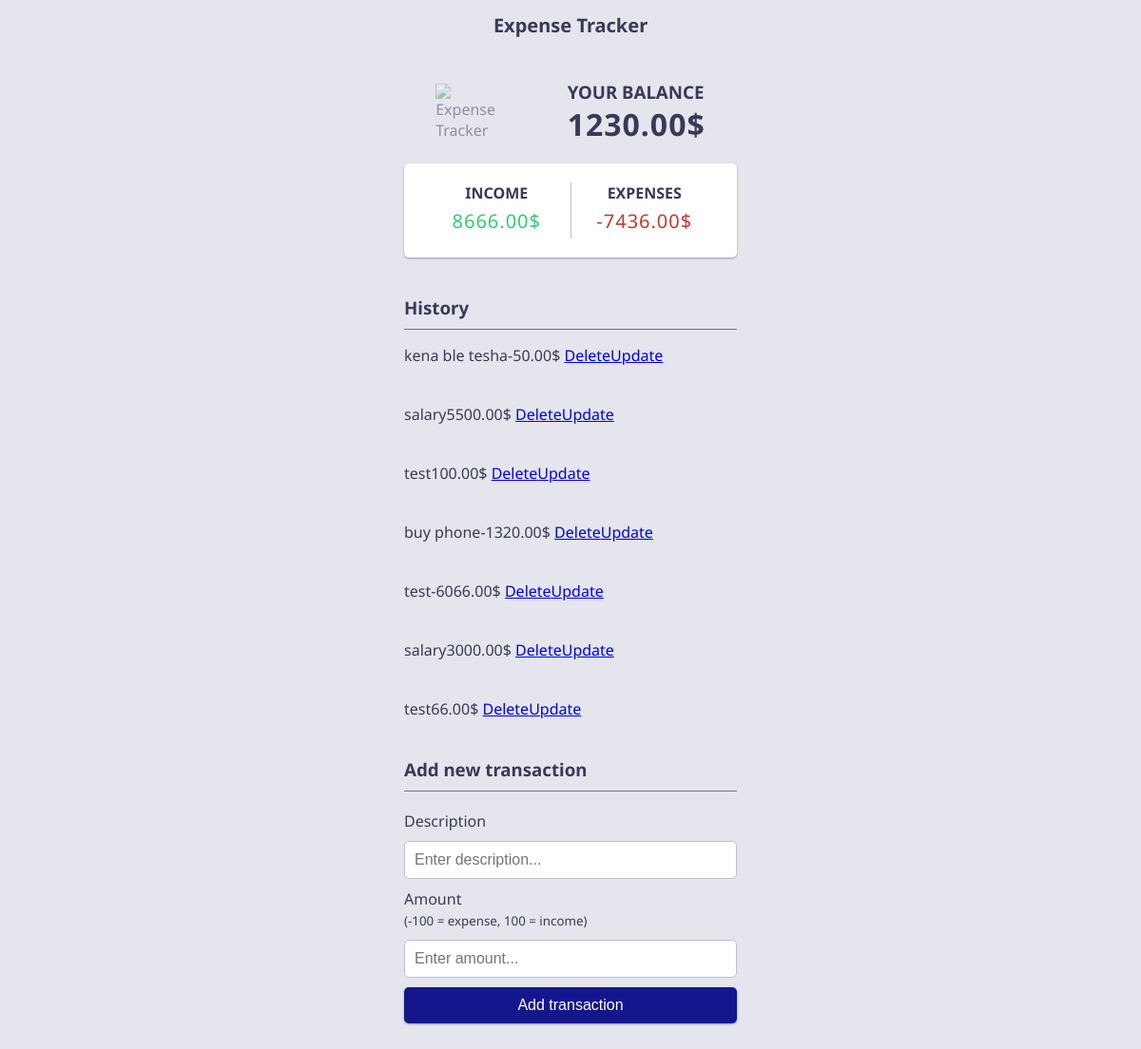
The page / on the database its author committed.
### expensetracker/models.py (models this page shows, shortened)
class expensive(models.Model):
    description=models.CharField(max_length=255)
    amount=models.DecimalField(max_digits=10, decimal_places=2)

### expensetracker/views.py (the view)
# urls.py: 2. Add a URL to urlpatterns:  path('', views.home, name='home')
def home(request):
    if request.method == 'POST':
        description = request.POST['description']
        amount = request.POST['amount']
        ex = expensive.objects.create(description=description, amount=amount)
        ex.save()
    e = expensive.objects.all()
    total_income = sum(expense.amount for expense in e if expense.amount > 0)
    total_expenses = abs(sum(expense.amount for expense in e if expense.amount < 0))
    balance = total_income - total_expenses
    return render(request, 'home.html',
                  {'e': e, 'total_income': total_income, 'total_expenses': total_expenses, 'balance': balance})

### templates/home.html (shortened to what this page needs)
<!DOCTYPE html>
<html lang="en">
<head>
</head>
<body>
    <h1>Expense Tracker</h1>
    <div class="container">
      <div class="header">
        <img
          src="https://i.ibb.co/jfScDTC/budget.png"
          alt="Expense Tracker"
        />
        <div class="balance-container">
          <h2>Your Balance</h2>
          <h2 id="balance" class="balance">{{ balance }}$</h2>
        </div>
      </div>
      <div class="inc-exp-container">
        <div>
          <h4>Income</h4>
          <p id="money-plus" class="money plus">{{ total_income }}$</p>
        </div>
        <div>
          <h4>Expenses</h4>
          <p id="money-minus" class="money minus">-{{ total_expenses }}$</p>
        </div>
      </div>
      <h3>History</h3>
        {% for i in e %}
      <ul id="list" class="list" style="padding-right: 25px">{{ i.description }}{{ i.amount }}$  <a href="{% url 'delete_expense' i.id %}">Delete</a><a href="{% url 'update_expense' i.id %}">Update</a></ul>
        {% endfor %}
      <h3>Add new transaction</h3>
      <form id="form" method="post">
        <div class="form-control">
          <label for="text">Description</label>
          <input type="text" id="text" name="description" placeholder="Enter description..." />
        </div>
        <div class="form-control">
          <label for="amount"
            >Amount <br />
            <small>(-100 = expense, 100 = income)</small></label
          >
          <input type="number" id="amount"  name='amount' placeholder="Enter amount..." />
        </div>
        <button class="btn">Add transaction</button>
      </form>
    </div>
</body>
</html>

### templates/home.html (style rules this page uses)
:root { --main-color: #13168d; --secondary-color: #393a57; --ternary-color: #486ba6; --box-shadow: 0 1px 3px rgba(0, 0, 0, 0.12), 0 1px 2px rgba(0, 0, 0, 0.24); --background-color: #e5e6ed; --background-secondary-color: #fff; --border-color: #80717f; --border-secondary-color: #bcc0cb; --plus-color: #2ecc71; --minus-color: #c0392b; }
* { box-sizing: border-box; }
body { background-color: var(--background-color); color: var(--secondary-color); font-family: "Noto Sans", sans-serif; display: flex; flex-direction: column; align-items: center; justify-content: center; min-height: 100vh; margin: 0; }
.header { display: flex; align-items: center; justify-content: space-around; }
.header img { width: 4.5rem; width: 4.5rem; opacity: 0.5; }
.balance-container { display: flex; flex-direction: column; }
.container { margin: 30px auto; width: 350px; }
h1 { font-size: 1.25rem; }
h2 { font-size: 1.17rem; }
.balance { letter-spacing: 1px; margin: 0; font-size: 2rem; }
h3 { border-bottom: 1px solid var(--border-color); padding-bottom: 10px; margin: 40px 0 10px; }
h2, h4 { margin: 0; text-transform: uppercase; }
.inc-exp-container { background-color: var(--background-secondary-color); box-shadow: var(--box-shadow); padding: 20px; display: flex; justify-content: space-between; margin: 20px 0; border-radius: 5px; }
.inc-exp-container > div { flex: 1; text-align: center; }
.inc-exp-container > div:first-of-type { border-right: 1px solid var(--border-secondary-color); }
.money { font-size: 20px; letter-spacing: 1px; margin: 5px 0; }
.money.plus { color: var(--plus-color); }
.money.minus { color: var(--minus-color); }
label { display: inline-block; margin: 10px 0; }
input[type="text"], input[type="number"] { border: 1px solid var(--border-secondary-color); border-radius: 5px; display: block; font-size: 16px; padding: 10px; width: 100%; }
.btn { cursor: pointer; background-color: var(--main-color); box-shadow: var(--box-shadow); color: var(--background-secondary-color); border: 0; display: block; font-size: 16px; margin: 10px 0 30px; padding: 10px; width: 100%; border-radius: 5px; }
.list { list-style-type: none; padding: 0; margin-bottom: 40px; }

### rows shown on the page
expensive: description "kena ble tesha", amount "-50.00"
expensive: description "salary", amount "5500.00"
expensive: description "test", amount "100.00"
expensive: description "buy phone", amount "-1320.00"
expensive: description "test", amount "-6066.00"
expensive: description "salary", amount "3000.00"
expensive: description "test", amount "66.00"

### other values the page prints
{{ balance }} "1230.00"
{{ total_income }} "8666.00"
{{ total_expenses }} "7436.00"
